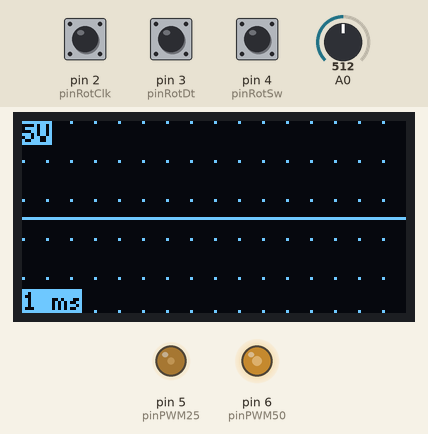
Recording of a sketch running on a simulated Arduino Uno, built with avr-gcc and run on an emulated ATmega328P. Shown: 128×64 one-colour display, output pins drawn as LEDs (lit = HIGH). The test bench sets the inputs (shaded band); at power-on: pin 4 (pinRotSw) HIGH, A0 = 512, pin 3 (pinRotDt) HIGH, pin 2 (pinRotClk) HIGH.

Above: at 1.2 s.
1.3 s: pin 4 (pinRotSw) pulled LOW for 0.15 s
At 2.1 s:
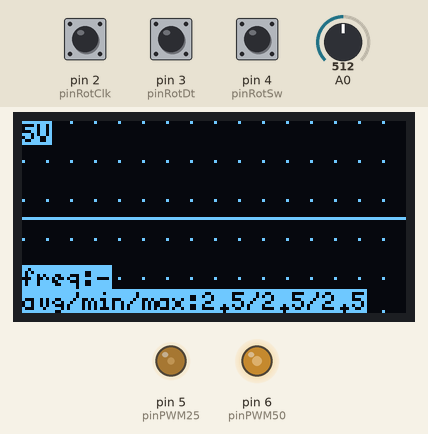
3.1 s: pin 4 (pinRotSw) pulled LOW for 1 s
At 3.7 s:
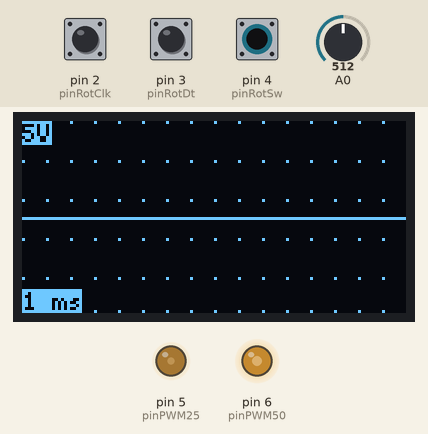
5.6 s: A0 set to 716
At 6.8 s:
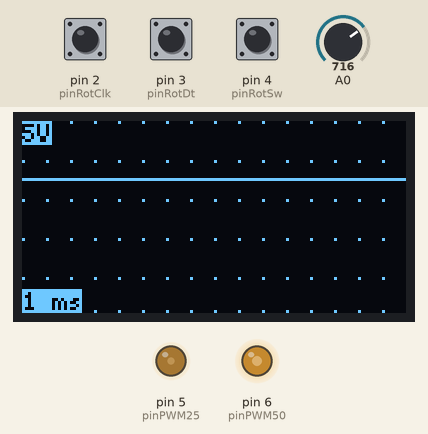
7.2 s: pin 3 (pinRotDt) pulled LOW for 0.15 s
8.9 s: pin 3 (pinRotDt) pulled LOW for 1 s
At 9.7 s:
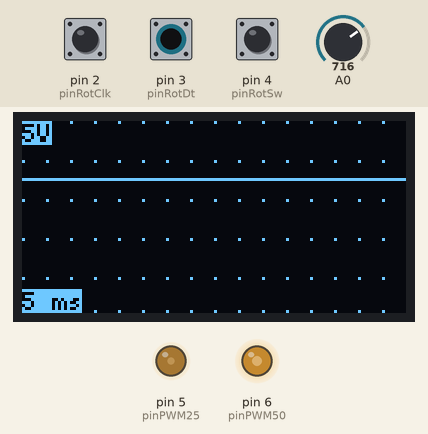
11.4 s: A0 set to 0
At 12.8 s:
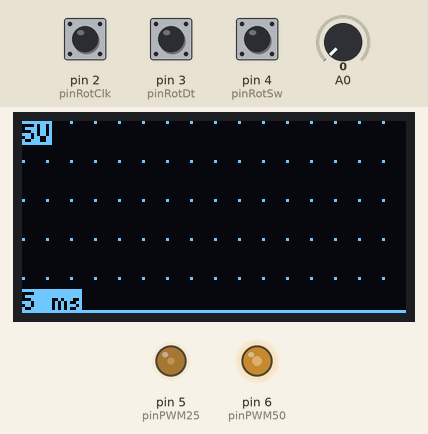
Timing chart, 0 to 14.1 s (numbered marks = the images above; inputs shaded):
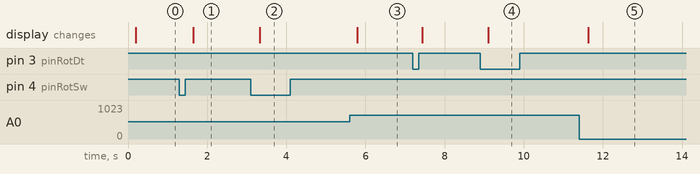

Measured:
- after the input at 1.3 s, the display: changes after 0.35 s (image 1)
- after the input at 3.1 s, the display: changes after 0.22 s (image 2)
- after the input at 5.6 s, the display: changes after 0.19 s (image 3)
- after the input at 8.9 s, the display: changes after 0.20 s (image 4)
- after the input at 11.4 s, the display: changes after 0.23 s (image 5)

The sketch:

OledOscilloscopePlus3.ino
```cpp
/*
Простой осциллограф на Atmega168/328, I2C OLED экране и поворотном энкодере.
Позволяет отображать уровень входного сигнала по времени от 0,9 мс. до 13,3 мс.
Есть программный детектор частоты цифрового сигнала.
Используется графическая библиотека u8g2 (https://github.com/olikraus/u8g2).

Код скетча: https://drive.google.com/file/d/0B7Yh...
Скетч, использующий таймер для задания частоты опросов.
Поддерживает длительность "окна" 1, 2, 5, 10, 25, 50, 100, 250, 500 мс. и 1 сек.
https://drive.google.com/file/d/0B7Yh...
*/
#include <Wire.h>
#include <U8g2lib.h>

const uint8_t pinRotClk = 2;
const uint8_t pinRotDt = 3;
const uint8_t pinRotSw = 4;
const uint8_t pinPWM25 = 5;
const uint8_t pinPWM50 = 6;

const uint8_t bufferSize = 128; // Width of OLED screen

volatile uint8_t buffer[bufferSize];
volatile uint8_t bufferLen;

const uint8_t logicZero = 77; // 1.5V
const uint8_t logicOne = 153; // 3V

enum mode_t : uint8_t { MODE_1MS, MODE_2MS, MODE_5MS, MODE_10MS, MODE_25MS, MODE_50MS, MODE_100MS, MODE_250MS, MODE_500MS, MODE_1S };

const mode_t defMode = MODE_1MS;

volatile mode_t mode = defMode;
mode_t lastMode;

#define ROTATE U8G2_R0 // U8G2_R2 to flip screen

U8G2_SSD1306_128X64_NONAME_2_HW_I2C u8g2(ROTATE, U8X8_PIN_NONE);

ISR(ADC_vect) {
  buffer[bufferLen++] = ADCH;
  if (bufferLen >= bufferSize) {
    TCCR1B &= ~(bit(CS12) | bit(CS11) | bit(CS10)); // Stop Timer1 (clear prescaler)
    ADCSRA &= ~(bit(ADATE) | bit(ADIE)); // Turn off ADC auto-triggering
  }
}

EMPTY_INTERRUPT(TIMER1_COMPB_vect);

uint32_t modeToUs() {
  if (lastMode == MODE_1MS)
    return 1000;
  else if (lastMode == MODE_2MS)
    return 2000;
  else if (lastMode == MODE_5MS)
    return 5000;
  else if (lastMode == MODE_10MS)
    return 10000;
  else if (lastMode == MODE_25MS)
    return 25000;
  else if (lastMode == MODE_50MS)
    return 50000U;
  else if (lastMode == MODE_100MS)
    return 100000UL;
  else if (lastMode == MODE_250MS)
    return 250000UL;
  else if (lastMode == MODE_500MS)
    return 500000UL;
  else if (lastMode == MODE_1S)
    return 1000000UL;
}

void getInfo(uint8_t &avg, uint8_t &minimum, uint8_t &maximum, uint16_t &freq) {
  uint8_t edge = 0, edgeCount = 0;
  uint16_t edgeSum = 0;
  uint16_t bufferSum = 0;

  minimum = 255;
  maximum = 0;

  for (uint8_t i = 0; i < bufferSize; ++i) {
    bufferSum += buffer[i];
    if (buffer[i] < minimum)
      minimum = buffer[i];
    if (buffer[i] > maximum)
      maximum = buffer[i];
//    if (i && (buffer[i] > logicOne) && (buffer[i - 1] < logicZero)) { // Rising edge detected
    if (i && (buffer[i] > logicOne) && (buffer[i - 1] < logicOne)) { // Rising edge detected
      if (edge) {
        edgeSum += (i - edge);
        ++edgeCount;
      }
      edge = i;
    }
  }

  avg = bufferSum / bufferSize;
  if (edgeCount) {
    if (lastMode < MODE_1S)
      freq = 1000000UL / (modeToUs() * (edgeSum / edgeCount) / bufferSize);
    else
      freq = 0;
  } else
    freq = 0;
}

void drawScreen(bool info) {
  uint8_t h_;
  uint8_t w_;
  u8g2.setDrawColor(1);

  h_ = u8g2.getDisplayHeight();
  w_ = u8g2.getDisplayWidth();

  for (int8_t v = 5; v >= 0; --v) {
    uint8_t tickY;

    if (v == 5)
      tickY = 0;
    else if (! v)
      tickY = h_ - 1;
    else
      tickY = h_ - h_ * v / 5;
    for (uint8_t x = 0; x < w_; x += 8)
      u8g2.drawPixel(x, tickY);
  }

  for (uint8_t x = 1; x < bufferSize; ++x) {
    u8g2.drawLine(x - 1, map(buffer[x - 1], 0, 255, h_ - 1, 0), x, map(buffer[x], 0, 255, h_ - 1, 0));
  }

  u8g2.setDrawColor(0);
  u8g2.setCursor(0, 0);
  u8g2.print(F("5V"));
  u8g2.setCursor(0, h_ - 8);
  if (info) {
    uint8_t avg, minimum, maximum;
    uint16_t freq;

    getInfo(avg, minimum, maximum, freq);
    u8g2.print(F("avg/min/max:"));
    u8g2.print(5.0 / 255 * avg, 1);
    u8g2.print('/');
    u8g2.print(5.0 / 255 * minimum, 1);
    u8g2.print('/');
    u8g2.print(5.0 / 255 * maximum, 1);
    u8g2.setCursor(0, h_ - 16);
    u8g2.print(F("freq:"));
    if (freq)
      u8g2.print(freq);
    else
      u8g2.print('-');
  } else {
    if (lastMode < MODE_1S) {
      u8g2.print(modeToUs() / 1000);
      u8g2.print(F(" ms"));
    } else {
      u8g2.print(modeToUs() / 1000000UL);
      u8g2.print(F(" s"));
    }
  }
}

void captureBuffer() {
  static uint8_t lastAdcClkDiv = 0;
  uint8_t timClkDiv, adcClkDiv;

  if (lastMode < MODE_1S)
    timClkDiv = 1; // DIV1
  else
    timClkDiv = 2; // DIV8
  if (lastMode == MODE_1MS)
    adcClkDiv = 3; // DIV8
  else if (lastMode == MODE_2MS)
    adcClkDiv = 4; // DIV16
  else if (lastMode == MODE_5MS)
    adcClkDiv = 5; // DIV32
  else if (lastMode == MODE_10MS)
    adcClkDiv = 6; // DIV64
  else
    adcClkDiv = 7; // DIV128

  noInterrupts();

  if (lastMode == MODE_1MS)
    OCR1A = F_CPU / (bufferSize * 1000UL) - 1;
  else if (lastMode == MODE_2MS)
    OCR1A = F_CPU / (bufferSize * 500UL) - 1;
  else if (lastMode == MODE_5MS)
    OCR1A = F_CPU / (bufferSize * 200) - 1;
  else if (lastMode == MODE_10MS)
    OCR1A = F_CPU / (bufferSize * 100) - 1;
  else if (lastMode == MODE_25MS)
    OCR1A = F_CPU / (bufferSize * 40) - 1;
  else if (lastMode == MODE_50MS)
    OCR1A = F_CPU / (bufferSize * 20) - 1;
  else if (lastMode == MODE_100MS)
    OCR1A = F_CPU / (bufferSize * 10) - 1;
  else if (lastMode == MODE_250MS)
    OCR1A = F_CPU / (bufferSize * 4) - 1;
  else if (lastMode == MODE_500MS)
    OCR1A = F_CPU / (bufferSize * 2) - 1;
  else if (lastMode == MODE_1S)
    OCR1A = (F_CPU / 8) / bufferSize - 1;
  OCR1B = OCR1A;
  TCNT1 = 0;
  TCCR1B |= timClkDiv; // Start timer with new prescaler

  if (adcClkDiv != lastAdcClkDiv) {
    ADCSRA &= ~(bit(ADPS0) | bit(ADPS1) | bit(ADPS2)); // Clear prescaler
    ADCSRA |= adcClkDiv; // Set prescaler

    lastAdcClkDiv = adcClkDiv;
  }

  bufferLen = 0;
  ADCSRA |= (bit(ADATE) | bit(ADIE) | bit(ADIF)); // Turn on automatic triggering, want interrupt on completion

  interrupts();

  while (bufferLen < bufferSize); // Wait for filling whole buffer
}

void setup() {

  pinMode(pinRotClk, INPUT_PULLUP); // INPUT
  pinMode(pinRotDt, INPUT_PULLUP); // INPUT
  pinMode(pinRotSw, INPUT_PULLUP);

  pinMode(pinPWM25, OUTPUT);
  pinMode(pinPWM50, OUTPUT);
  analogWrite(pinPWM25, 63); // 25% PWM = 63
  analogWrite(pinPWM50, 127); // 50% PWM

//  attachInterrupt(digitalPinToInterrupt(pinRotClk), rotISR, CHANGE);
//  attachInterrupt(digitalPinToInterrupt(pinRotDt), rotISR, CHANGE);

  Wire.begin();
  Wire.setClock(400000);

  u8g2.begin();
  u8g2.setFont(u8g2_font_5x8_mr);
  u8g2.setFontDirection(0);
  u8g2.setFontMode(0);
  u8g2.setFontPosTop();
  u8g2.setFontRefHeightExtendedText();

  noInterrupts();

  // Setup Timer1
  TCCR1A = 0;
  TCCR1B = bit(WGM12); // CTC
  TIMSK1 = bit(OCIE1B); // Output Compare B Match Interrupt Enable

  // Setup ADC
  ADCSRA = bit(ADEN); // Turn ADC on
  ADMUX = bit(REFS0) | bit(ADLAR); // VCC as AREF, left align and channel 0 as input
  ADCSRB = bit(ADTS0) | bit(ADTS2); // Timer/Counter1 Compare Match B

  interrupts();
}

void loop() {

  static bool stopped = false;
  static uint8_t lastBtns = 0B00011100;
  uint8_t btns = PIND & 0B00011100; // D2, D3 and D4

  if (btns != lastBtns) {
    static const uint32_t debounceTime = 20;
    static uint32_t lastTime = 0;

    if (millis() - lastTime >= debounceTime) {
      if ((! (btns & 0B00000100)) && (lastBtns & 0B00000100)) { // D2 became low
        if (mode > MODE_1MS)
          --(*((uint8_t*)&mode));
      }
      if ((! (btns & 0B00001000)) && (lastBtns & 0B00001000)) { // D3 became low
        if (mode < MODE_1S)
          ++(*((uint8_t*)&mode));
      }
      if ((! (btns & 0B00010000)) && (lastBtns & 0B00010000)) { // D4 became low
        stopped = ! stopped;
      }
      lastBtns = btns;
    }
    lastTime = millis();
  }

  if (! stopped) {
    lastMode = mode;
    captureBuffer();
  }

  u8g2.firstPage();
  do {
    drawScreen(stopped);
  } while (u8g2.nextPage());

}
```
